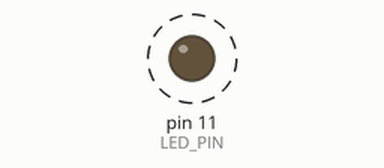
Recording of a sketch running on a simulated Arduino Uno, built with avr-gcc and run on an emulated ATmega328P. On the bench: output pins drawn as LEDs (lit = HIGH). Dashed ring = blinking.

Above: at 0.15 s.
Timing chart, 0 to 3.0 s (numbered marks = the images above):
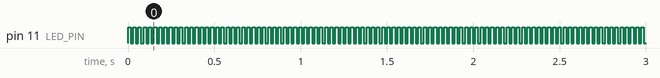

Measured:
- by itself, pin 11 (LED_PIN): alternates HIGH for 0.02 s and LOW for 0.02 s

The sketch:

1-1-2.ino
```cpp
const int LED_PIN = 11;

void setup() {
  // put your setup code here, to run once:
  pinMode(LED_PIN,OUTPUT);
}

void loop() {
  // put your main code here, to run repeatedly:
  analogWrite(LED_PIN, 255);
  delay(15);
  analogWrite(LED_PIN, 0);
  delay(15);
}
```
